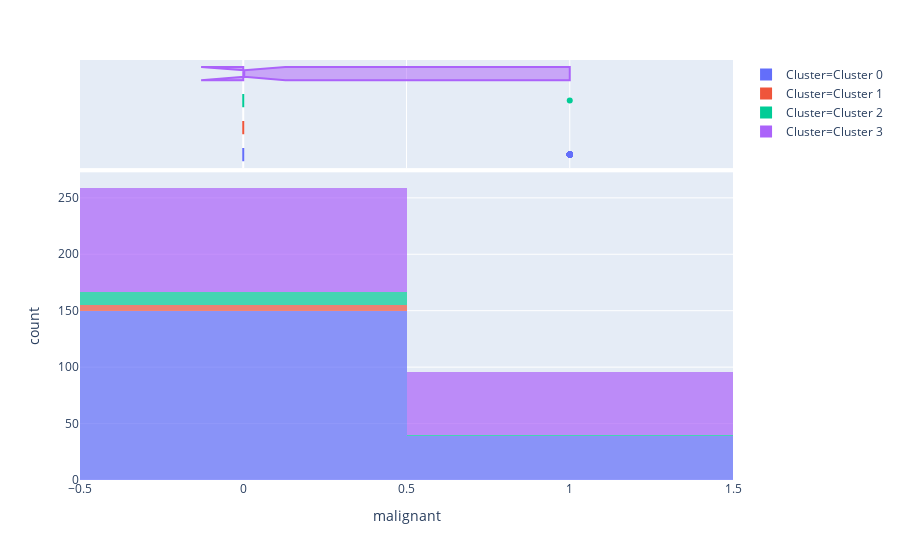

Notebook code for this chart:
### Code cell
plot_model(kmeans, plot = 'distribution', feature = 'malignant')

### Figure 1 — Plotly figure (JSON) as saved in the notebook; plotly's stock layout.template omitted (floating-point values rounded to 4 significant figures; data arrays with more than 128 entries replaced by an {"elided": "..."} marker saying what was removed)
{"data": [{"alignmentgroup": "True", "bingroup": "x", "hoverlabel": {"namelength": 0}, "hovertemplate": "Cluster=Cluster 0<br>malignant=%{x}<br>count=%{y}", "legendgroup": "Cluster=Cluster 0", "marker": {"color": "#636efa", "opacity": 0.7}, "name": "Cluster=Cluster 0", "offsetgroup": "Cluster=Cluster 0", "orientation": "v", "showlegend": true, "type": "histogram", "x": {"elided": "189 int values"}, "xaxis": "x", "yaxis": "y"}, {"alignmentgroup": "True", "customdata": {"elided": "189x47 mixed values"}, "hoverlabel": {"namelength": 0}, "hovertemplate": "Cluster=%{customdata[46]}<br>malignant=%{customdata[0]}<br>bilateral=%{customdata[1]}<br>age=%{customdata[2]}<br>month=%{customdata[3]}<br>height(cm)=%{customdata[4]}<br>weight(kg)=%{customdata[5]}<br>BMI(kg/m?)=%{customdata[6]}<br>diabetes mellitus history=%{customdata[7]}<br>hypertension history =%{customdata[8]}<br>surgical history=%{customdata[9]}<br>smoking history=%{customdata[10]}<br>family history1=%{customdata[11]}<br>family history2=%{customdata[12]}<br>age at menarche=%{customdata[13]}<br>menstrual period=%{customdata[14]}<br>menopause=%{customdata[15]}<br>menstrual regularity=%{customdata[16]}<br>miscarriage history=%{customdata[17]}<br>pregnancy history=%{customdata[18]}<br>childbearing history=%{customdata[19]}<br>nature of  discharge=%{customdata[20]}<br>change of discharge property=%{customdata[21]}<br>discharge aperture=%{customdata[22]}<br>intraductal lesions=%{customdata[23]}<br>position=%{customdata[24]}<br>distance from nipple=%{customdata[25]}<br>shape=%{customdata[26]}<br>surface=%{customdata[27]}<br>status=%{customdata[28]}<br>quantity=%{customdata[29]}<br>distribution=%{customdata[30]}<br>nipple retraction=%{customdata[31]}<br>ductoscopy appearance=%{customdata[32]}<br>duct ectasia =%{customdata[33]}<br>number of intraductal lesions=%{customdata[34]}<br>number of cystic (anechoic) mass=%{customdata[35]}<br>number of masses=%{customdata[36]}<br>size(cm)=%{customdata[37]}<br>position.1=%{customdata[38]}<br>distance from the nipple=%{customdata[39]}<br>shape2=%{customdata[40]}<br>boundary=%{customdata[41]}<br>blood flow signal1=%{customdata[42]}<br>blood flow signal2=%{customdata[43]}<br>calcification=%{customdata[44]}<br>BI-RADS=%{customdata[45]}", "legendgroup": "Cluster=Cluster 0", "marker": {"color": "#636efa"}, "name": "Cluster=Cluster 0", "notched": true, "offsetgroup": "Cluster=Cluster 0", "showlegend": false, "type": "box", "x": {"elided": "189 int values"}, "xaxis": "x2", "yaxis": "y2"}, {"alignmentgroup": "True", "bingroup": "x", "hoverlabel": {"namelength": 0}, "hovertemplate": "Cluster=Cluster 1<br>malignant=%{x}<br>count=%{y}", "legendgroup": "Cluster=Cluster 1", "marker": {"color": "#EF553B", "opacity": 0.7}, "name": "Cluster=Cluster 1", "offsetgroup": "Cluster=Cluster 1", "orientation": "v", "showlegend": true, "type": "histogram", "x": [0, 0, 0, 0, 0], "xaxis": "x", "yaxis": "y"}, {"alignmentgroup": "True", "customdata": {"elided": "5x47 mixed values"}, "hoverlabel": {"namelength": 0}, "hovertemplate": "Cluster=%{customdata[46]}<br>malignant=%{customdata[0]}<br>bilateral=%{customdata[1]}<br>age=%{customdata[2]}<br>month=%{customdata[3]}<br>height(cm)=%{customdata[4]}<br>weight(kg)=%{customdata[5]}<br>BMI(kg/m?)=%{customdata[6]}<br>diabetes mellitus history=%{customdata[7]}<br>hypertension history =%{customdata[8]}<br>surgical history=%{customdata[9]}<br>smoking history=%{customdata[10]}<br>family history1=%{customdata[11]}<br>family history2=%{customdata[12]}<br>age at menarche=%{customdata[13]}<br>menstrual period=%{customdata[14]}<br>menopause=%{customdata[15]}<br>menstrual regularity=%{customdata[16]}<br>miscarriage history=%{customdata[17]}<br>pregnancy history=%{customdata[18]}<br>childbearing history=%{customdata[19]}<br>nature of  discharge=%{customdata[20]}<br>change of discharge property=%{customdata[21]}<br>discharge aperture=%{customdata[22]}<br>intraductal lesions=%{customdata[23]}<br>position=%{customdata[24]}<br>distance from nipple=%{customdata[25]}<br>shape=%{customdata[26]}<br>surface=%{customdata[27]}<br>status=%{customdata[28]}<br>quantity=%{customdata[29]}<br>distribution=%{customdata[30]}<br>nipple retraction=%{customdata[31]}<br>ductoscopy appearance=%{customdata[32]}<br>duct ectasia =%{customdata[33]}<br>number of intraductal lesions=%{customdata[34]}<br>number of cystic (anechoic) mass=%{customdata[35]}<br>number of masses=%{customdata[36]}<br>size(cm)=%{customdata[37]}<br>position.1=%{customdata[38]}<br>distance from the nipple=%{customdata[39]}<br>shape2=%{customdata[40]}<br>boundary=%{customdata[41]}<br>blood flow signal1=%{customdata[42]}<br>blood flow signal2=%{customdata[43]}<br>calcification=%{customdata[44]}<br>BI-RADS=%{customdata[45]}", "legendgroup": "Cluster=Cluster 1", "marker": {"color": "#EF553B"}, "name": "Cluster=Cluster 1", "notched": true, "offsetgroup": "Cluster=Cluster 1", "showlegend": false, "type": "box", "x": [0, 0, 0, 0, 0], "xaxis": "x2", "yaxis": "y2"}, {"alignmentgroup": "True", "bingroup": "x", "hoverlabel": {"namelength": 0}, "hovertemplate": "Cluster=Cluster 2<br>malignant=%{x}<br>count=%{y}", "legendgroup": "Cluster=Cluster 2", "marker": {"color": "#00cc96", "opacity": 0.7}, "name": "Cluster=Cluster 2", "offsetgroup": "Cluster=Cluster 2", "orientation": "v", "showlegend": true, "type": "histogram", "x": [0, 0, 1, 0, 0, 0, 0, 0, 0, 0, 0, 0, 0], "xaxis": "x", "yaxis": "y"}, {"alignmentgroup": "True", "customdata": {"elided": "13x47 mixed values"}, "hoverlabel": {"namelength": 0}, "hovertemplate": "Cluster=%{customdata[46]}<br>malignant=%{customdata[0]}<br>bilateral=%{customdata[1]}<br>age=%{customdata[2]}<br>month=%{customdata[3]}<br>height(cm)=%{customdata[4]}<br>weight(kg)=%{customdata[5]}<br>BMI(kg/m?)=%{customdata[6]}<br>diabetes mellitus history=%{customdata[7]}<br>hypertension history =%{customdata[8]}<br>surgical history=%{customdata[9]}<br>smoking history=%{customdata[10]}<br>family history1=%{customdata[11]}<br>family history2=%{customdata[12]}<br>age at menarche=%{customdata[13]}<br>menstrual period=%{customdata[14]}<br>menopause=%{customdata[15]}<br>menstrual regularity=%{customdata[16]}<br>miscarriage history=%{customdata[17]}<br>pregnancy history=%{customdata[18]}<br>childbearing history=%{customdata[19]}<br>nature of  discharge=%{customdata[20]}<br>change of discharge property=%{customdata[21]}<br>discharge aperture=%{customdata[22]}<br>intraductal lesions=%{customdata[23]}<br>position=%{customdata[24]}<br>distance from nipple=%{customdata[25]}<br>shape=%{customdata[26]}<br>surface=%{customdata[27]}<br>status=%{customdata[28]}<br>quantity=%{customdata[29]}<br>distribution=%{customdata[30]}<br>nipple retraction=%{customdata[31]}<br>ductoscopy appearance=%{customdata[32]}<br>duct ectasia =%{customdata[33]}<br>number of intraductal lesions=%{customdata[34]}<br>number of cystic (anechoic) mass=%{customdata[35]}<br>number of masses=%{customdata[36]}<br>size(cm)=%{customdata[37]}<br>position.1=%{customdata[38]}<br>distance from the nipple=%{customdata[39]}<br>shape2=%{customdata[40]}<br>boundary=%{customdata[41]}<br>blood flow signal1=%{customdata[42]}<br>blood flow signal2=%{customdata[43]}<br>calcification=%{customdata[44]}<br>BI-RADS=%{customdata[45]}", "legendgroup": "Cluster=Cluster 2", "marker": {"color": "#00cc96"}, "name": "Cluster=Cluster 2", "notched": true, "offsetgroup": "Cluster=Cluster 2", "showlegend": false, "type": "box", "x": [0, 0, 1, 0, 0, 0, 0, 0, 0, 0, 0, 0, 0], "xaxis": "x2", "yaxis": "y2"}, {"alignmentgroup": "True", "bingroup": "x", "hoverlabel": {"namelength": 0}, "hovertemplate": "Cluster=Cluster 3<br>malignant=%{x}<br>count=%{y}", "legendgroup": "Cluster=Cluster 3", "marker": {"color": "#ab63fa", "opacity": 0.7}, "name": "Cluster=Cluster 3", "offsetgroup": "Cluster=Cluster 3", "orientation": "v", "showlegend": true, "type": "histogram", "x": {"elided": "148 int values"}, "xaxis": "x", "yaxis": "y"}, {"alignmentgroup": "True", "customdata": {"elided": "148x47 mixed values"}, "hoverlabel": {"namelength": 0}, "hovertemplate": "Cluster=%{customdata[46]}<br>malignant=%{customdata[0]}<br>bilateral=%{customdata[1]}<br>age=%{customdata[2]}<br>month=%{customdata[3]}<br>height(cm)=%{customdata[4]}<br>weight(kg)=%{customdata[5]}<br>BMI(kg/m?)=%{customdata[6]}<br>diabetes mellitus history=%{customdata[7]}<br>hypertension history =%{customdata[8]}<br>surgical history=%{customdata[9]}<br>smoking history=%{customdata[10]}<br>family history1=%{customdata[11]}<br>family history2=%{customdata[12]}<br>age at menarche=%{customdata[13]}<br>menstrual period=%{customdata[14]}<br>menopause=%{customdata[15]}<br>menstrual regularity=%{customdata[16]}<br>miscarriage history=%{customdata[17]}<br>pregnancy history=%{customdata[18]}<br>childbearing history=%{customdata[19]}<br>nature of  discharge=%{customdata[20]}<br>change of discharge property=%{customdata[21]}<br>discharge aperture=%{customdata[22]}<br>intraductal lesions=%{customdata[23]}<br>position=%{customdata[24]}<br>distance from nipple=%{customdata[25]}<br>shape=%{customdata[26]}<br>surface=%{customdata[27]}<br>status=%{customdata[28]}<br>quantity=%{customdata[29]}<br>distribution=%{customdata[30]}<br>nipple retraction=%{customdata[31]}<br>ductoscopy appearance=%{customdata[32]}<br>duct ectasia =%{customdata[33]}<br>number of intraductal lesions=%{customdata[34]}<br>number of cystic (anechoic) mass=%{customdata[35]}<br>number of masses=%{customdata[36]}<br>size(cm)=%{customdata[37]}<br>position.1=%{customdata[38]}<br>distance from the nipple=%{customdata[39]}<br>shape2=%{customdata[40]}<br>boundary=%{customdata[41]}<br>blood flow signal1=%{customdata[42]}<br>blood flow signal2=%{customdata[43]}<br>calcification=%{customdata[44]}<br>BI-RADS=%{customdata[45]}", "legendgroup": "Cluster=Cluster 3", "marker": {"color": "#ab63fa"}, "name": "Cluster=Cluster 3", "notched": true, "offsetgroup": "Cluster=Cluster 3", "showlegend": false, "type": "box", "x": {"elided": "148 int values"}, "xaxis": "x2", "yaxis": "y2"}], "layout": {"barmode": "relative", "legend": {"tracegroupgap": 0}, "margin": {"t": 60}, "xaxis": {"anchor": "y", "domain": [0, 1], "title": {"text": "malignant"}}, "xaxis2": {"anchor": "y2", "domain": [0, 1], "matches": "x", "showgrid": true, "showticklabels": false}, "yaxis": {"anchor": "x", "domain": [0, 0.7326], "title": {"text": "count"}}, "yaxis2": {"anchor": "x2", "domain": [0.7426, 1], "matches": "y2", "showgrid": false, "showline": false, "showticklabels": false, "ticks": ""}}}
